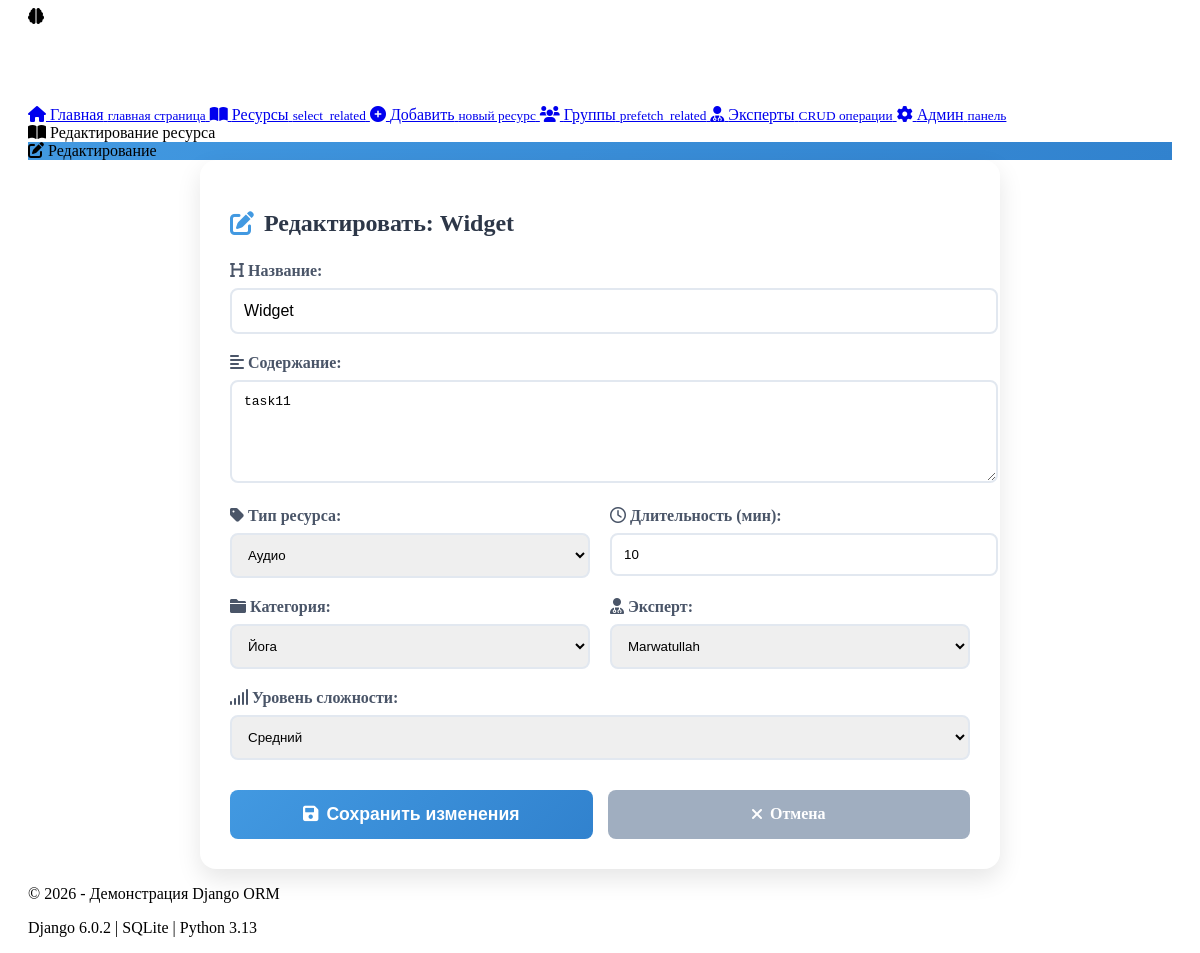
The app's page /demo/resources/edit/7/ with its own data.
### stress_app/models.py (models this page shows, shortened)
class Resource(models.Model):
    RESOURCE_TYPES = [
        ('article', 'Статья'),
        ('meditation', 'Медитация'),
        ('video', 'Видео'),
        ('audio', 'Аудио'),
        ('exercise', 'Упражнение'),
    ]
    DIFFICULTY_LEVELS = [
        ('beginner', 'Начинающий'),
        ('intermediate', 'Средний'),
        ('advanced', 'Продвинутый'),
    ]
    title = models.CharField(max_length=200, verbose_name='Название')
    content = models.TextField(verbose_name='Содержание')
    resource_type = models.CharField(max_length=20, choices=RESOURCE_TYPES, verbose_name='Тип ресурса')
    category = models.ForeignKey(
        Category,
        on_delete=models.SET_NULL,
        null=True,
        related_name='resources',
        verbose_name='Категория'
    )
    expert = models.ForeignKey(
        Expert,
        on_delete=models.SET_NULL,
        null=True,
        blank=True,
        related_name='resources',
        verbose_name='Эксперт'
    )
    duration = models.PositiveIntegerField(help_text='Длительность в минутах', verbose_name='Длительность')
    difficulty_level = models.CharField(max_length=20, choices=DIFFICULTY_LEVELS, verbose_name='Уровень сложности')
    upload_date = models.DateTimeField(auto_now_add=True, verbose_name='Дата загрузки')
    is_published = models.BooleanField(default=True, verbose_name='Опубликовано')
    views_count = models.PositiveIntegerField(default=0, verbose_name='Количество просмотров')
    cover_image = models.ImageField(
        upload_to='resource_covers/',
        blank=True,
        null=True,
        verbose_name='Обложка',
        help_text='Изображение для обложки ресурса'
    )
    file = models.FileField(
        upload_to=resource_file_path,
        blank=True,
        null=True,
        verbose_name='Файл',
        help_text='Загрузите файл ресурса (PDF, MP3, MP4 и т.д.)',
        validators=[FileExtensionValidator(allowed_extensions=['pdf', 'mp3', 'mp4', 'txt', 'doc', 'docx'])]
    )
    source_url = models.URLField(
        blank=True,
        null=True,
        verbose_name='URL источника',
        help_text='Ссылка на оригинальный источник материала'
    )
    video_url = models.URLField(
        blank=True,
        null=True,
        verbose_name='Ссылка на видео',
        help_text='Ссылка на YouTube или Vimeo видео'
    )
    class Meta:
        verbose_name = 'Ресурс'
        verbose_name_plural = 'Ресурсы'
        ordering = ['-upload_date']

class Category(models.Model):
    name = models.CharField(max_length=100, verbose_name='Название')
    description = models.TextField(blank=True, verbose_name='Описание')
    parent = models.ForeignKey(
        'self',
        on_delete=models.CASCADE,
        blank=True,
        null=True,
        related_name='subcategories',
        verbose_name='Родительская категория'
    )
    icon = models.ImageField(
        upload_to='category_icons/',
        blank=True,
        null=True,
        verbose_name='Иконка',
        help_text='Иконка для категории (32x32 px)'
    )
    is_active = models.BooleanField(default=True, verbose_name='Активна')
    order = models.PositiveIntegerField(default=0, verbose_name='Порядок')
    class Meta:
        verbose_name = 'Категория'
        verbose_name_plural = 'Категории'
        ordering = ['order', 'name']

class Expert(models.Model):
    name = models.CharField(max_length=200, verbose_name='Имя')
    bio = models.TextField(verbose_name='Биография')
    specialty = models.CharField(max_length=200, verbose_name='Специализация')
    qualification = models.CharField(max_length=200, verbose_name='Квалификация')
    photo = models.ImageField(
        upload_to=expert_photo_path,
        blank=True,
        null=True,
        verbose_name='Фото',
        help_text='Загрузите фотографию эксперта'
    )
    website = models.URLField(
        blank=True,
        null=True,
        verbose_name='Веб-сайт',
        help_text='Ссылка на профессиональный сайт эксперта'
    )
    join_date = models.DateField(default=timezone.now, verbose_name='Дата присоединения')
    email = models.EmailField(verbose_name='Email')
    is_active = models.BooleanField(default=True, verbose_name='Активен')
    website = models.URLField(blank=True, null=True, verbose_name='Вебсайт')
    class Meta:
        verbose_name = 'Эксперт'
        verbose_name_plural = 'Эксперты'
        ordering = ['name']

### stress_app/views.py (the view, shortened to what this page needs)
# urls.py: path('demo/resources/edit/<int:resource_id>/', views.edit_resource, name='edit-resource'),
def edit_resource(request, resource_id):
    resource = get_object_or_404(Resource, id=resource_id)
    experts = Expert.objects.all()
    categories = Category.objects.all()
    return render(request, 'stress_app/edit_resource.html', {
        'resource': resource,
        'experts': experts,
        'categories': categories,
        'resource_types': Resource.RESOURCE_TYPES,
        'difficulty_levels': Resource.DIFFICULTY_LEVELS,
    })

### stress_app/templates/stress_app/edit_resource.html (shortened to what this page needs)
{% extends 'stress_app/base.html' %}
{% load static %}
{% block content %}
<div class="demo-header">
    <div class="query-info">
        <i class="fas fa-book-open"></i>
        <span>Редактирование ресурса</span>
    </div>
    <div class="demo-badge" style="background: linear-gradient(135deg, #4299e1 0%, #3182ce 100%);">
        <i class="fas fa-edit"></i>
        <span>Редактирование</span>
    </div>
</div>
<div class="form-container" style="max-width: 800px; margin: 0 auto;">
    <div class="card" style="background: white; border-radius: 16px; padding: 30px; box-shadow: 0 10px 25px rgba(0,0,0,0.1);">
        <h2 style="margin-bottom: 25px; color: #2d3748; display: flex; align-items: center; gap: 10px;">
            <i class="fas fa-edit" style="color: #4299e1;"></i>
            Редактировать: {{ resource.title }}
        </h2>
        <form method="POST">
            <div style="margin-bottom: 20px;">
                <label style="display: block; margin-bottom: 8px; font-weight: 600; color: #4a5568;">
                    <i class="fas fa-heading"></i> Название:
                </label>
                <input type="text" name="title" value="{{ resource.title }}" required
                       style="width: 100%; padding: 12px; border: 2px solid #e2e8f0; border-radius: 8px; font-size: 1em;">
            </div>
            <div style="margin-bottom: 20px;">
                <label style="display: block; margin-bottom: 8px; font-weight: 600; color: #4a5568;">
                    <i class="fas fa-align-left"></i> Содержание:
                </label>
                <textarea name="content" rows="5" style="width: 100%; padding: 12px; border: 2px solid #e2e8f0; border-radius: 8px; font-size: 1em;">{{ resource.content }}</textarea>
            </div>
            <div style="display: grid; grid-template-columns: 1fr 1fr; gap: 20px; margin-bottom: 20px;">
                <div>
                    <label style="display: block; margin-bottom: 8px; font-weight: 600; color: #4a5568;">
                        <i class="fas fa-tag"></i> Тип ресурса:
                    </label>
                    <select name="resource_type" style="width: 100%; padding: 12px; border: 2px solid #e2e8f0; border-radius: 8px;">
                        {% for value, label in resource_types %}
                        <option value="{{ value }}" {% if resource.resource_type == value %}selected{% endif %}>{{ label }}</option>
                        {% endfor %}
                    </select>
                </div>
                <div>
                    <label style="display: block; margin-bottom: 8px; font-weight: 600; color: #4a5568;">
                        <i class="far fa-clock"></i> Длительность (мин):
                    </label>
                    <input type="number" name="duration" value="{{ resource.duration }}"
                           style="width: 100%; padding: 12px; border: 2px solid #e2e8f0; border-radius: 8px;">
                </div>
            </div>
            <div style="display: grid; grid-template-columns: 1fr 1fr; gap: 20px; margin-bottom: 20px;">
                <div>
                    <label style="display: block; margin-bottom: 8px; font-weight: 600; color: #4a5568;">
                        <i class="fas fa-folder"></i> Категория:
                    </label>
                    <select name="category" style="width: 100%; padding: 12px; border: 2px solid #e2e8f0; border-radius: 8px;">
                        {% for category in categories %}
                        <option value="{{ category.id }}" {% if resource.category and resource.category.id == category.id %}selected{% endif %}>{{ category.name }}</option>
                        {% endfor %}
                    </select>
                </div>
                <div>
                    <label style="display: block; margin-bottom: 8px; font-weight: 600; color: #4a5568;">
                        <i class="fas fa-user-md"></i> Эксперт:
                    </label>
                    <select name="expert" style="width: 100%; padding: 12px; border: 2px solid #e2e8f0; border-radius: 8px;">
                        {% for expert in experts %}
                        <option value="{{ expert.id }}" {% if resource.expert and resource.expert.id == expert.id %}selected{% endif %}>{{ expert.name }}</option>
                        {% endfor %}
                    </select>
                </div>
            </div>
            <div style="margin-bottom: 30px;">
                <label style="display: block; margin-bottom: 8px; font-weight: 600; color: #4a5568;">
                    <i class="fas fa-signal"></i> Уровень сложности:
                </label>
                <select name="difficulty_level" style="width: 100%; padding: 12px; border: 2px solid #e2e8f0; border-radius: 8px;">
                    {% for value, label in difficulty_levels %}
                    <option value="{{ value }}" {% if resource.difficulty_level == value %}selected{% endif %}>{{ label }}</option>
                    {% endfor %}
                </select>
            </div>
            <div style="display: flex; gap: 15px;">
                <button type="submit" style="flex: 1; background: linear-gradient(135deg, #4299e1 0%, #3182ce 100%); color: white; padding: 14px; border: none; border-radius: 8px; font-size: 1.1em; font-weight: 600; cursor: pointer; display: flex; align-items: center; justify-content: center; gap: 8px;">
                    <i class="fas fa-save"></i> Сохранить изменения
                </button>
                <a href="{% url 'resource-list' %}" style="flex: 1; background: #a0aec0; color: white; padding: 14px; border-radius: 8px; text-decoration: none; text-align: center; font-weight: 600; display: flex; align-items: center; justify-content: center; gap: 8px;">
                    <i class="fas fa-times"></i> Отмена
                </a>
            </div>
        </form>
    </div>
</div>
{% endblock %}

### records on screen
Resource: title "Widget", content "task11", resource_type "Аудио", duration "10", category "Йога", expert "Marwatullah", difficulty_level "Средний"
